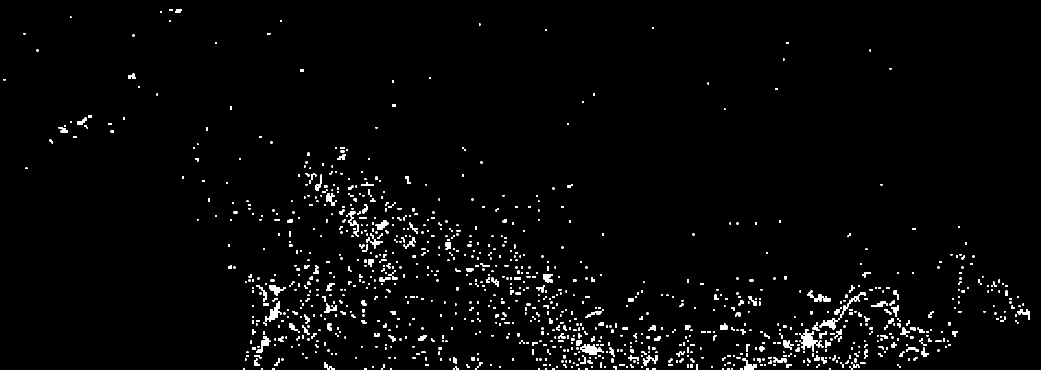
#> input picture Profissionalizantes/TEC433 - Formação e Visualização de Imagens Digitais/Projeto 1/imagens/Fig0112(1)(top-canada).tif, 2082 x 740 px (shown at 1/2 size)
$ python analise3.py
#> lines starting #> are read from the running program, lines starting #| are printed output that depends on the picture; after the words box and inside, x2 and y2 are one past the last pixel; in counts of white or black regions, pixels touching at a corner belong together
import cv2
import numpy as np
from matplotlib import pyplot as plt

# Lista de nomes de arquivo das imagens de continente
continent_files = ["imagens/Fig0112(1)(top-canada).tif",
                    "imagens/Fig0112(2)(2nd-from-top-USA).tif",
                    "imagens/Fig0112(3)(3rd-from-top-Central-Amer).tif",
                    "imagens/Fig0112(4)(4th-from-top-South-Amer).tif",
                    "imagens/Fig0113(1)(left-africa-europe).tif",
                    "imagens/Fig0113(2)(center-russia).tif",
                    "imagens/Fig0113(3)(right-South-East-Asia).tif",
                    "imagens/Fig0113(4)(right-bottom-Australia).tif"]

# Dicionário de nomes de continente para intensidade média de pixel
continent_intensities = {}

# Dicionário de nomes de continente para a relação entre luz e escuridão (white_pixels/black_pixels)
continent_relative_light = {}

# Itera sobre os arquivos de continente e calcula a intensidade média de pixel para cada imagem
for file in continent_files:
    img = cv2.imread(file, cv2.IMREAD_GRAYSCALE)
#> img: shape (740, 2082); 2.1% white; 1038 white regions (638 under 20 px), largest, box (x1, y1, x2, y2) and area: (1599, 659, 1647, 703) 852, (1639, 585, 1731, 659) 703, (526, 603, 563, 651) 547
    hist = cv2.calcHist([img], [0], None, [256], [0, 256])
#> hist = 256 values, max 1507661 at index 0, min 0 at index 1, mean 6018.3
    intensity = np.mean(img)
#> intensity = 5.47
    continent = file.split('.')[0].capitalize()
    continent_intensities[continent] = intensity

    print(f"pixels branco cont 1: {hist[255]}")
#| pixels branco cont 1: [33019.]
    #  a relação entre os pixels brancos e pretos - a imagem apesar de está em escala de cinza, é binária
    continent_relative_light[continent] = ((hist[255]/hist[0])[0] * 100)


    # Plota o histograma da imagem -
    plt.figure()
    plt.title(f"Histograma do Continente {continent}") # Indica a imagem relativa ao histograma
    plt.xlabel("Intensidade")   # Eixo X
    plt.ylabel("Quantidade de Pixels") # Eixo y
    plt.plot(hist)
    plt.xlim([0, 256])
    #pressione "q" para fechar o histograma e ir para a próxima imagem
    plt.show()
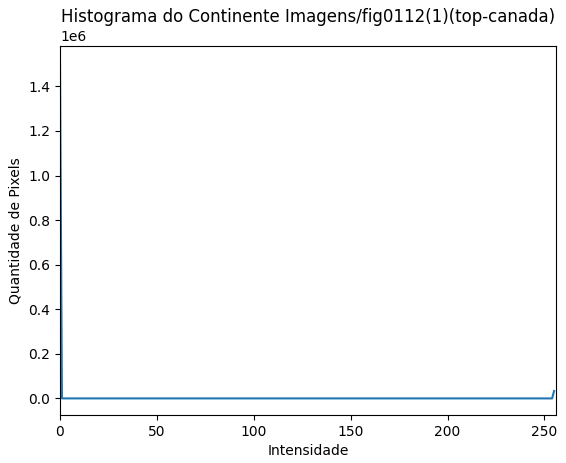
#> figure drawn by matplotlib, 1 panel; curve peaks at x = 0, y = 1507661
#> pass 2 of the loop `for file in continent_files:`:
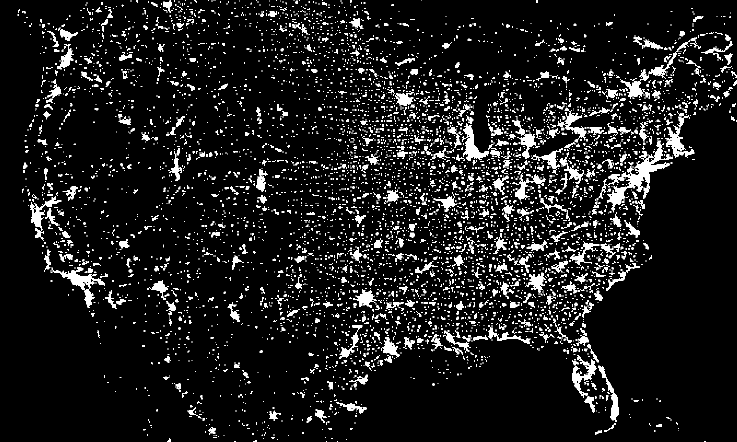
#> input picture Profissionalizantes/TEC433 - Formação e Visualização de Imagens Digitais/Projeto 1/imagens/Fig0112(2)(2nd-from-top-USA).tif, 1474 x 884 px (shown at 1/2 size)
#> img: shape (884, 1474); 7.9% white; 6255 white regions (5401 under 20 px), largest, box (x1, y1, x2, y2) and area: (1214, 281, 1339, 425) 3668, (105, 534, 210, 616) 1790, (924, 246, 978, 322) 1372
#> hist = 256 values, max 1200609 at index 0, min 0 at index 1, mean 5089.9
#> intensity = 20.04
#| pixels branco cont 1: [102407.]
#> `plt.show()`:
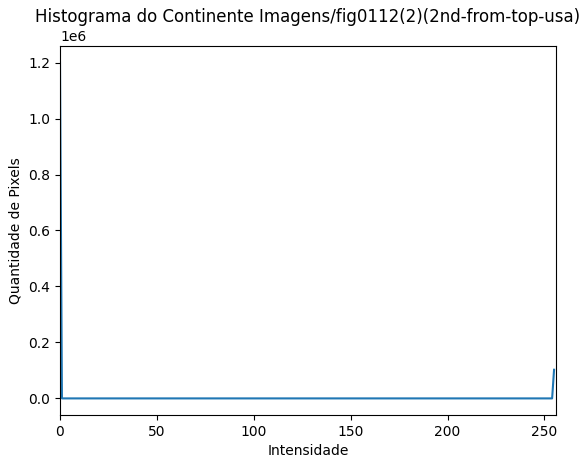
#> figure drawn by matplotlib, 1 panel; curve peaks at x = 0, y = 1200609
#> pass 3 of the loop `for file in continent_files:`:
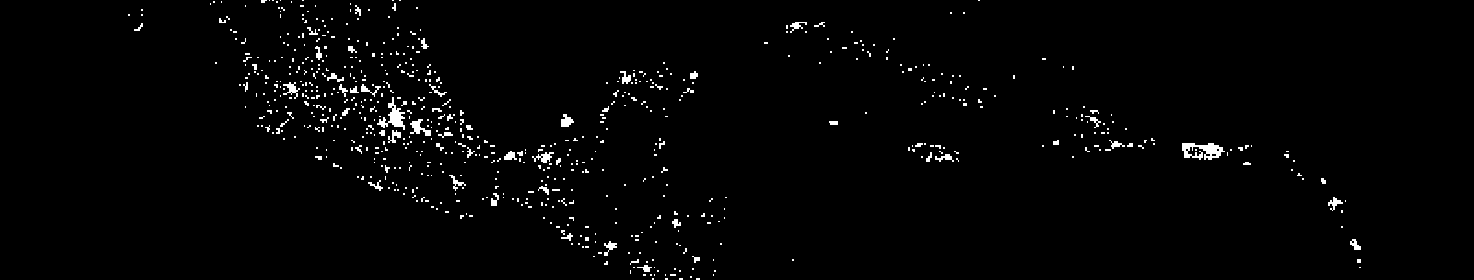
#> input picture Profissionalizantes/TEC433 - Formação e Visualização de Imagens Digitais/Projeto 1/imagens/Fig0112(3)(3rd-from-top-Central-Amer).tif, 1474 x 280 px
#> img: shape (280, 1474); 1.8% white in thin lines or dots, all inside (x1, y1, x2, y2) = (128, 0, 1361, 280)
#> hist = 256 values, max 405471 at index 0, min 0 at index 1, mean 1612.2
#> intensity = 4.48
#| pixels branco cont 1: [7249.]
#> `plt.show()`:
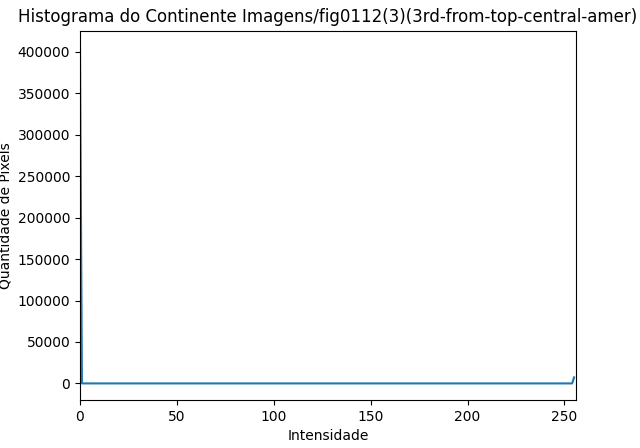
#> figure drawn by matplotlib, 1 panel; curve peaks at x = 0, y = 405471
#> (the run stopped early here; a loop or call above may not have finished)
